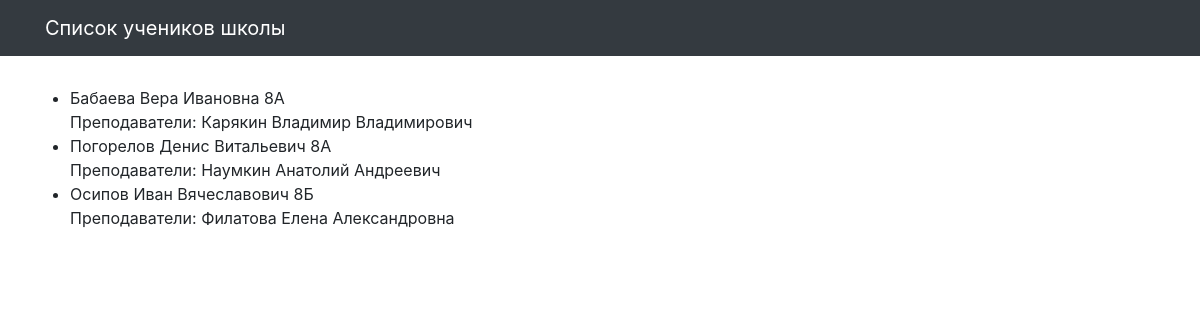
The page / on the database its author committed.
### school/models.py (models this page shows, shortened)
class Student(models.Model):
    name = models.CharField(max_length=30, verbose_name='Имя')
    teacher = models.ManyToManyField(Teacher, related_name='student', through='StudentTeacher')
    group = models.CharField(max_length=10, verbose_name='Класс')
    class Meta:
        verbose_name = 'Ученик'
        verbose_name_plural = 'Ученики'

class Teacher(models.Model):
    name = models.CharField(max_length=30, verbose_name='Имя')
    subject = models.CharField(max_length=10, verbose_name='Предмет')
    class Meta:
        verbose_name = 'Учитель'
        verbose_name_plural = 'Учителя'

### school/views.py (the view)
# urls.py: path('', students_list, name='students'),
def students_list(request):
    template = 'school/students_list.html'
    context = Student.objects.prefetch_related('teacher').all()
    context = {'object_list': context}
    ordering = 'group'
    return render(request, template, context)

### templates/school/students_list.html (shortened to what this page needs)
{% extends "school/base.html" %}
{% load static %}
{% block content %}
<div class="row">
  <ul>
  {% for student in object_list %}
    <li>{{ student.name }} {{ student.group }} <br> Преподаватели:
      {% for teacher in student.teacher.all %}
      {{ teacher.name }}
      {% endfor %}
    </li>
  {% endfor %}
  </ul>
</div>
{% endblock %}

### templates/school/base.html (shortened to what this page needs)
<!DOCTYPE html>
{% load static %}
<html>
  <head>
    <link href="{% static  "css/bootstrap.min.css"  %}" rel="stylesheet">
    <link href="{% static  "css/3-col-portfolio.css" %}" rel="stylesheet">
  </head>
  <body>
    <nav class="navbar navbar-expand-lg navbar-dark bg-dark fixed-top">
      <div class="container">
        <a class="navbar-brand" href="#">Список учеников школы</a>
      </div>
    </nav>
    <div class="container">{% block content %}{% endblock %}</div>
  </body>
</html>

### static/css/3-col-portfolio.css (style rules this page uses)
body { padding-top: 84px; padding-bottom: 84px; }
@media (min-width: 992px) { body { padding-top: 86px; padding-bottom: 86px; } }

### rows shown on the page
Student: name "Бабаева Вера Ивановна", group "8А"
Teacher: name "Карякин Владимир Владимирович"
Student: name "Погорелов Денис Витальевич", group "8А"
Teacher: name "Наумкин Анатолий Андреевич"
Student: name "Осипов Иван Вячеславович", group "8Б"
Teacher: name "Филатова Елена Александровна"
